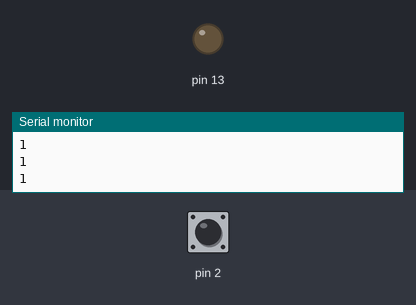
Bench run of a sketch on a simulated Arduino Uno, built with avr-gcc and run on an emulated ATmega328P. Shown: output pins drawn as LEDs (lit = HIGH), the last lines printed to the serial monitor. The inputs (shaded band) are chosen by the test bench; at power-on: pin 2 HIGH.

Above: at 1.2 s.
1.3 s: pin 2 pulled LOW for 0.15 s
At 1.38 s:
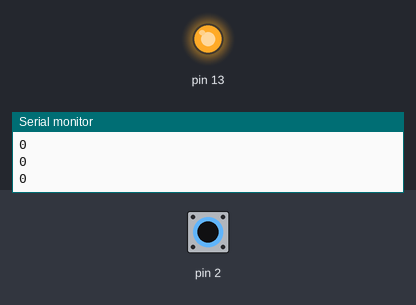
2.9 s: pin 2 pulled LOW for 3.2 s
At 7.3 s:
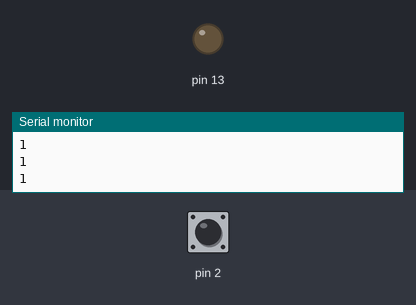
Timing chart, 0 to 8.8 s (numbered marks = the images above; inputs shaded):
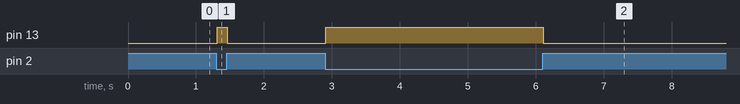

The sketch:

debounce-example.ino
```cpp
void setup() {
  // Initialize serial communication at 9600 bits per second:
  Serial.begin(9600);
  // Configure pin 2 as an input with the internal pull-up resistor enabled
  pinMode(2, INPUT_PULLUP);
  // Configure pin 13 (built-in LED) as an output
  pinMode(13, OUTPUT);
}

void loop() {
  // Read the pushbutton value into a variable
  int sensorVal = digitalRead(2);

  // Print out the value of the pushbutton
  Serial.println(sensorVal);

  /* * Keep in mind the pull-up means the pushbutton's logic is inverted. It goes
   * HIGH when it's open, and LOW when it's pressed. Turn on pin 13 when the
   * button's pressed, and off when it's not:
   */
  if (debounce(2)) {
    digitalWrite(13, LOW);
  } else {
    digitalWrite(13, HIGH);
  }
}

/**
 * Custom debounce function to ensure a stable reading.
 * It waits for the signal to remain constant for 10 consecutive milliseconds.
 */
boolean debounce(int pin) {
  boolean state;
  boolean previousState;

  previousState = digitalRead(pin);

  for (int i = 0; i < 10; i++) {
    delay(1); // Wait for 1 millisecond
    state = digitalRead(pin);

    if (state != previousState) {
      i = 0; // reset the iterative counter
      previousState = state; // set the previous state
    }
  }

  return state;
}
```

Measured:
- after the input at 1.3 s, pin 13: LOW → HIGH at once, → LOW 0.15 s later
- after the input at 2.9 s, pin 13: LOW → HIGH at once, → LOW 3.2 s later
